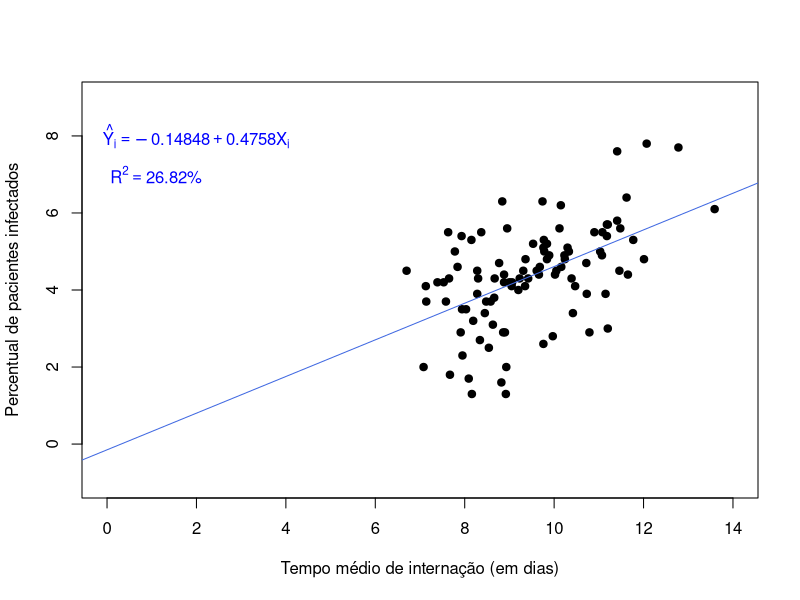
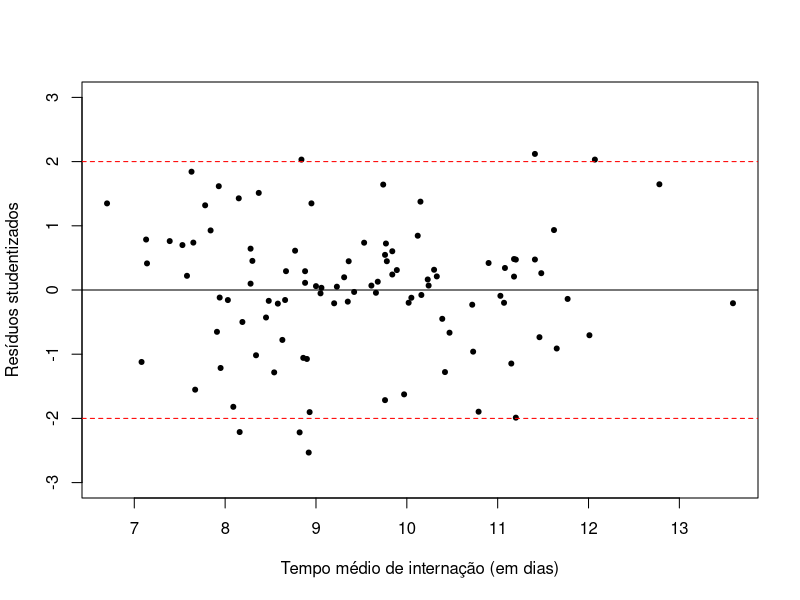
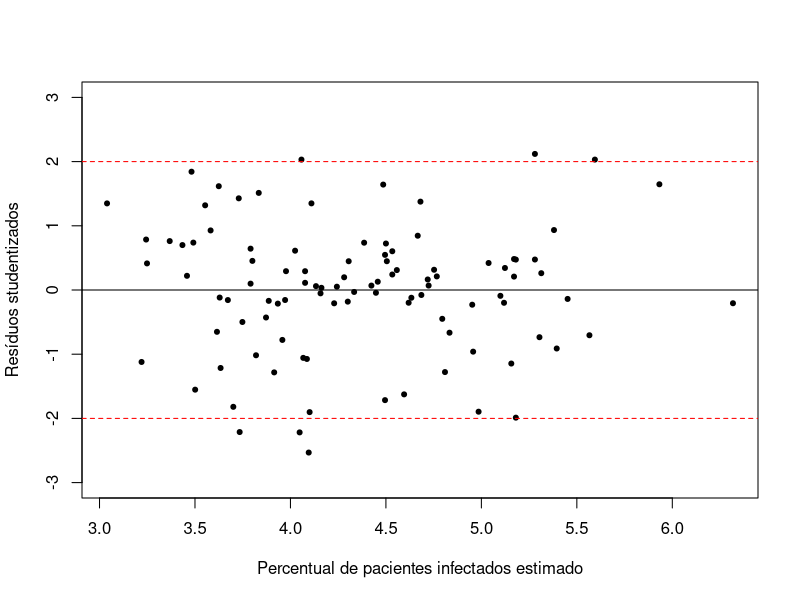
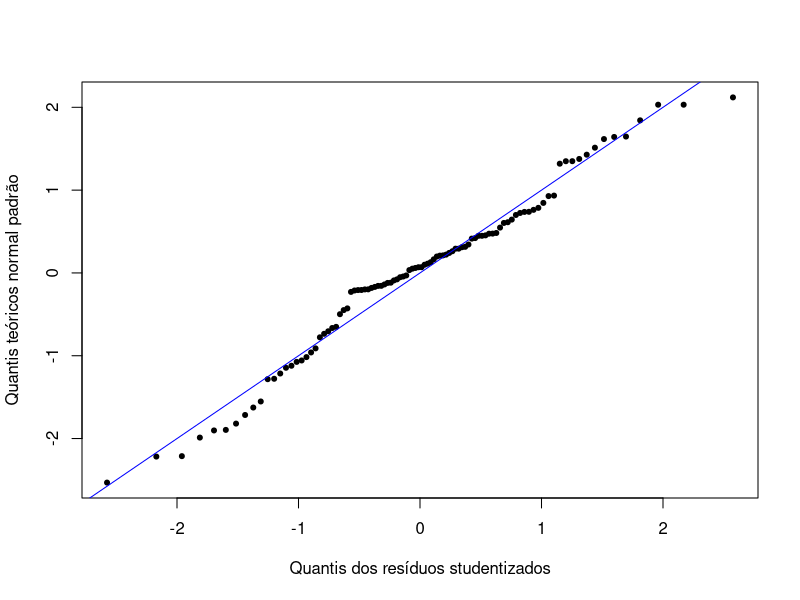

The R script that drew these images, in order:
#Lendo a base de dados

BD = foreign::read.spss("Modelos_lineares1//trabalhos//trabalho_1//internacoes.sav")
tabela = dplyr::as_tibble(BD); tabela

#Questão a)

modelo1 = lm(tabela$Percentual_infectados~tabela$Tempo_internacao)
summary(modelo1)


#Questão b)

modelo1
anova(modelo1)

#c)

qt(0.025, 98, lower.tail = F)
qf(0.05, 1, 98, lower.tail = F)

# Questão d)
plot(tabela$Percentual_infectados~tabela$Tempo_internacao, pch = 19,
     ylab = "Percentual de pacientes infectados",
     xlab = "Tempo médio de internação (em dias)",
     ylim = c(-1,9),
     xlim = c(0,14))
abline(modelo1, col = "Royalblue")
text(2,8,expression(hat(Y[i]) == -0.14848 + 0.47580*X[i]),col = "blue")
text(1.1,7, expression(R^2 == "26.82%"), col = "blue")

# Questão e)

R = cor(tabela$Percentual_infectados,tabela$Tempo_internacao); R
R2 = R^2; R2

# Questão f)

yichapeu = fitted(modelo1)
ei = rstandard(modelo1)
plot(ei~tabela$Tempo_internacao, pch = 20, ylim = c(-3,3), ylab = "Resíduos studentizados", xlab = "Tempo médio de internação (em dias)")
abline(h = c(-2,0,2), col = c("red","black","red"),lty = c(2,1,2))
plot(ei~yichapeu, pch = 20, ylim = c(-3,3), ylab = "Resíduos studentizados", xlab = "Percentual de pacientes infectados estimado")
abline(h = c(-2,0,2), col = c("red","black","red"),lty = c(2,1,2))
qqnorm(ei, pch = 20, main="" , ylab = "Quantis teóricos normal padrão", xlab = "Quantis dos resíduos studentizados")
abline(0,1, col = "blue")
